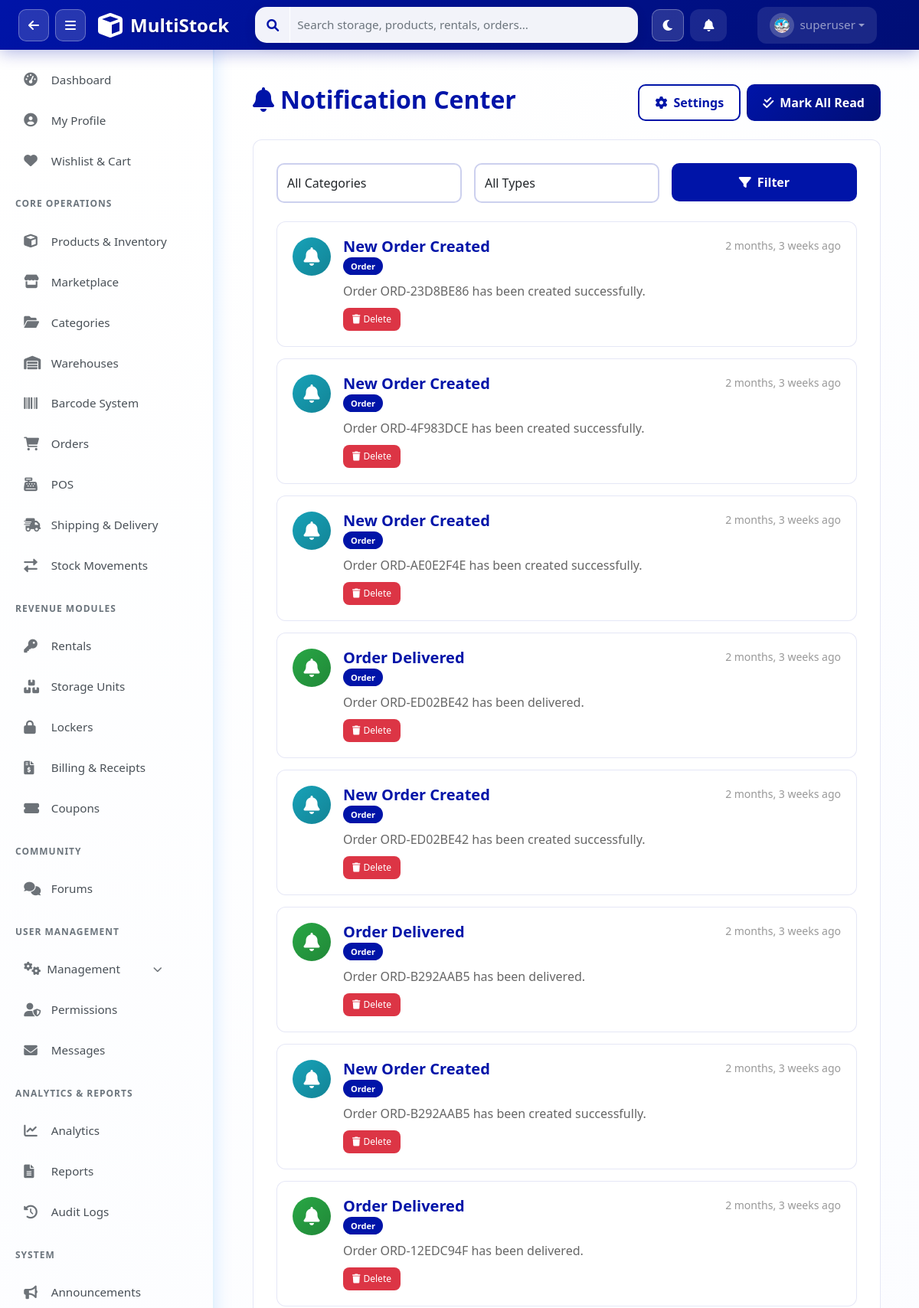
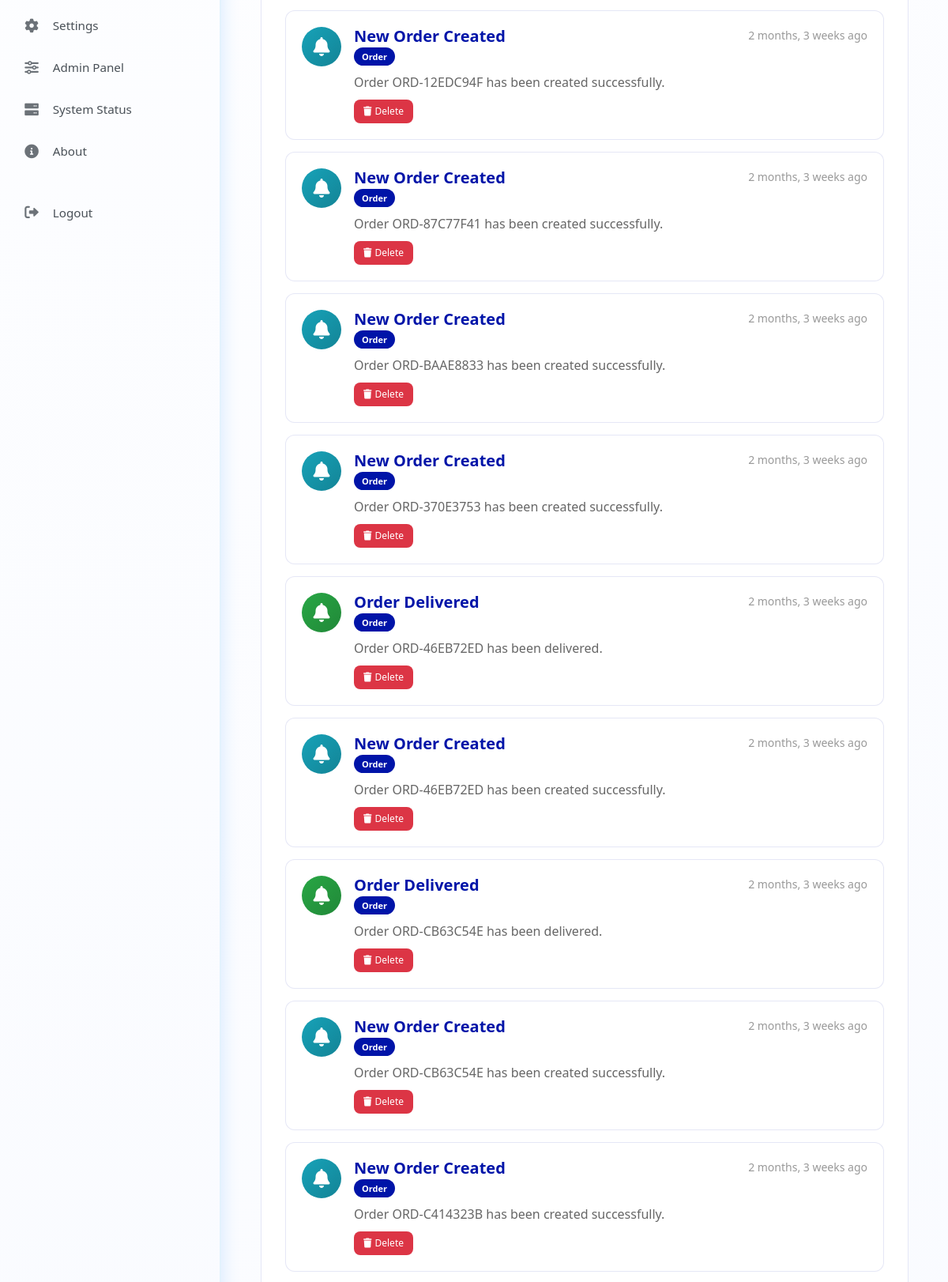
Screenshot of /api/notifications/ (signed in, upper part) with the database file from the repository (2 pictures, top to bottom).
### apps/users/models.py (models this page shows, shortened)
class UserProfile(models.Model):
    ROLE_CHOICES = [
        ('superadmin', 'SuperAdmin'),
        ('admin', 'Admin'),
        ('manager', 'Manager'),
        ('staff', 'Staff'),
        ('customer', 'Customer'),
    ]
    user = models.OneToOneField(User, on_delete=models.CASCADE, related_name='profile')
    role = models.CharField(max_length=20, choices=ROLE_CHOICES, default='staff')
    phone = models.CharField(max_length=20, blank=True)
    department = models.CharField(max_length=100, blank=True)
    employee_id = models.CharField(max_length=50, blank=True, unique=True, null=True)
    avatar = models.ImageField(upload_to='avatars/', blank=True, null=True)
    avatar_url = models.CharField(max_length=500, blank=True, null=True)
    bio = models.TextField(blank=True)
    is_active = models.BooleanField(default=True)
    last_login_ip = models.GenericIPAddressField(blank=True, null=True)
    created_at = models.DateTimeField(auto_now_add=True)
    updated_at = models.DateTimeField(auto_now=True)
    class Meta:
        app_label = 'users'
        verbose_name = 'User Profile'
        verbose_name_plural = 'User Profiles'

### apps/notifications/models.py (models this page shows, shortened)
class Notification(models.Model):
    TYPES = [
        ('info', 'Information'),
        ('warning', 'Warning'),
        ('error', 'Error'),
        ('success', 'Success'),
        ('alert', 'Alert'),
    ]
    CATEGORIES = [
        ('system', 'System'),
        ('order', 'Order'),
        ('stock', 'Stock'),
        ('user', 'User'),
        ('message', 'Message'),
        ('payment', 'Payment'),
    ]
    user = models.ForeignKey(User, on_delete=models.CASCADE, related_name='notifications')
    title = models.CharField(max_length=200)
    message = models.TextField()
    type = models.CharField(max_length=20, choices=TYPES, default='info')
    category = models.CharField(max_length=20, choices=CATEGORIES, default='system')
    link = models.CharField(max_length=500, blank=True)
    icon = models.CharField(max_length=50, blank=True)
    is_read = models.BooleanField(default=False)
    is_archived = models.BooleanField(default=False)
    read_at = models.DateTimeField(blank=True, null=True)
    created_at = models.DateTimeField(auto_now_add=True)
    class Meta:
        ordering = ['-created_at']
        indexes = [models.Index(fields=['user', 'is_read'])]

### apps/notifications/views.py (the view)
# urls.py: path('', views.notification_center, name='center'),
@login_required
def notification_center(request):
    category_filter = request.GET.get('category', '')
    type_filter = request.GET.get('type', '')
    notifications = request.user.notifications.filter(is_archived=False)
    if category_filter:
        notifications = notifications.filter(category=category_filter)
    if type_filter:
        notifications = notifications.filter(type=type_filter)
    paginator = Paginator(notifications, 20)
    page = request.GET.get('page', 1)
    notifications_page = paginator.get_page(page)
    return render(request, 'notifications/center.html', {
        'notifications': notifications_page,
        'category_filter': category_filter,
        'type_filter': type_filter
    })

### apps/permissions/context_processors.py (called while the page is built)
def user_permissions(request):
    if not request.user.is_authenticated:
        return {'user_role': 'guest', 'permissions': {}}
    user_role = get_user_role(request.user)
    permissions = PERMISSION_MATRIX.get(user_role, {})
    return {
        'user_role': user_role,
        'permissions': permissions,
    }

### templates/notifications/center.html (shortened to what this page needs)
{% extends 'base.html' %}
{% block content %}
<div class="container-fluid" style="padding:30px">
    <div class="d-flex justify-content-between align-items-center mb-4">
        <h2 style="color:#0014A8;font-weight:700"><i class="fas fa-bell me-2"></i>Notification Center</h2>
        <div class="d-flex gap-2">
            <a href="{% url 'notifications:preferences' %}" class="btn" style="background:#fff;border:2px solid #0014A8;color:#0014A8;padding:10px 20px;border-radius:10px;font-weight:600"><i class="fas fa-cog me-2"></i>Settings</a>
            <button class="btn" style="background:linear-gradient(135deg,#0014A8,#000E75);color:#fff;padding:10px 20px;border-radius:10px;font-weight:600" onclick="markAllRead()"><i class="fas fa-check-double me-2"></i>Mark All Read</button>
        </div>
    </div>
    <div style="background:#fff;border:1px solid rgba(0,20,168,0.1);border-radius:12px;padding:30px">
        <form method="get" class="mb-4">
            <div class="row g-3">
                <div class="col-md-4">
                    <select name="category" class="form-control" style="border:2px solid rgba(0,20,168,0.2);border-radius:10px;padding:12px">
                        <option value="">All Categories</option>
                    </select>
                </div>
                <div class="col-md-4">
                    <select name="type" class="form-control" style="border:2px solid rgba(0,20,168,0.2);border-radius:10px;padding:12px">
                        <option value="">All Types</option>
                    </select>
                </div>
                <div class="col-md-4">
                    <button type="submit" class="btn w-100" style="background:#0014A8;color:#fff;padding:12px;border-radius:10px;font-weight:600"><i class="fas fa-filter me-2"></i>Filter</button>
                </div>
            </div>
        </form>
        {% for notif in notifications %}
        <div class="notif-card {% if not notif.is_read %}unread{% endif %}" id="notif-{{ notif.id }}">
            <div class="d-flex align-items-start">
                <div class="notif-icon icon-{{ notif.type }} me-3">
                    <i class="fas fa-{{ notif.icon|default:'bell' }}"></i>
                </div>
                <div class="flex-grow-1">
                    <div class="d-flex justify-content-between align-items-start mb-2">
                        <div>
                            <h5 style="color:#0014A8;font-weight:700;margin:0">{{ notif.title }}</h5>
                            <span class="category-badge cat-{{ notif.category }}">{{ notif.get_category_display }}</span>
                        </div>
                        <small style="color:#999">{{ notif.created_at|timesince }} ago</small>
                    </div>
                    <p style="color:#666;margin:10px 0">{{ notif.message }}</p>
                    <div class="d-flex gap-2">
                        <button class="btn-action btn-delete" onclick="deleteNotif({{ notif.id }})"><i class="fas fa-trash me-1"></i>Delete</button>
                    </div>
                </div>
            </div>
        </div>
        {% empty %}
        <div style="text-align:center;padding:60px 20px">
            <i class="fas fa-bell-slash" style="font-size:64px;color:#ddd;margin-bottom:20px"></i>
            <p style="color:#999">No notifications</p>
        </div>
        {% endfor %}
    </div>
</div>
{% endblock %}

### templates/components/navbar_actions.html (shortened to what this page needs)
<div class="navbar-nav d-flex align-items-center">
    <button class="btn btn-link text-white me-2 px-3 py-2 position-relative"
        style="border-radius: 12px; background: rgba(255,255,255,0.1); transition: all 0.3s ease;" title="Notifications"
        onclick="toggleNotifications()" id="notificationBtn">
        <i class="fas fa-bell" id="notificationIcon"></i>
    </button>
    <div class="nav-item dropdown">
        <a class="nav-link dropdown-toggle d-flex align-items-center" href="#" role="button" data-bs-toggle="dropdown"
            style="background: rgba(255,255,255,0.1); border-radius: 12px; padding: 8px 16px; transition: all 0.3s ease;">
            <div class="me-2"
                style="background: rgba(255,255,255,0.2); padding: 6px; border-radius: 50%; width: 32px; height: 32px; display: flex; align-items: center; justify-content: center;">
                {% with avatar_url=user.customer_profile.avatar_url|default:user.profile.avatar_url|default:'' %}
                    {% if avatar_url %}
                    <img src="{{ avatar_url }}" id="navbarUserPhoto" onerror="this.style.display='none';this.nextElementSibling.style.display='flex';"
                    style="width: 20px; height: 20px; border-radius: 50%; object-fit: cover;">
                    {% else %}
                    <i class="fas fa-user" style="font-size: 0.9rem;" id="navbarUserIcon"></i>
                    {% endif %}
                {% endwith %}
            </div>
            <span style="font-weight: 500;">{{ user.username }}</span>
        </a>
    </div>
</div>

### static/css/multistock.css (style rules this page uses)
body { background: linear-gradient(135deg, #ffffff 0%, #f8faff 100%); }

### static/css/sidebar.css (style rules this page uses)
.nav-item, .nav-header { display: flex; align-items: center; padding: 0.85rem 1.2rem; color: #495057; text-decoration: none; transition: all 0.3s ease; cursor: pointer; border-radius: 10px; margin: 3px 12px; font-weight: 500; font-size: 0.95rem; }
body { display: flex; flex-direction: column; min-height: 100vh; }

### templates/notifications/center.html (style rules this page uses)
.notif-card { background:#fff;border:1px solid rgba(0,20,168,0.1);border-radius:12px;padding:20px;margin-bottom:15px;transition:all .3s;position:relative }
.notif-icon { width:50px;height:50px;border-radius:50%;display:flex;align-items:center;justify-content:center;font-size:24px }
.icon-info { background:linear-gradient(135deg,#17a2b8,#138496);color:#fff }
.icon-success { background:linear-gradient(135deg,#28a745,#218838);color:#fff }
.category-badge { padding:4px 10px;border-radius:15px;font-size:11px;font-weight:600 }
.cat-order { background:#0014A8;color:#fff }
.btn-action { padding:6px 12px;border-radius:8px;font-size:12px;border:none;transition:all .3s }
.btn-delete { background:#dc3545;color:#fff }

### templates/base.html (style rules this page uses)
.btn { border-radius: 8px; font-weight: 500; }
.form-control, .form-select { border-radius: 8px; }

### rows the page displays
UserProfile: avatar_url (picture)
Notification: title "New Order Created", category "Order", created_at "2 months, 3 weeks", message "Order ORD-23D8BE86 has been created successfully."
Notification: title "New Order Created", category "Order", created_at "2 months, 3 weeks", message "Order ORD-4F983DCE has been created successfully."
Notification: title "New Order Created", category "Order", created_at "2 months, 3 weeks", message "Order ORD-AE0E2F4E has been created successfully."
Notification: title "Order Delivered", category "Order", created_at "2 months, 3 weeks", message "Order ORD-ED02BE42 has been delivered."
Notification: title "New Order Created", category "Order", created_at "2 months, 3 weeks", message "Order ORD-ED02BE42 has been created successfully."
Notification: title "Order Delivered", category "Order", created_at "2 months, 3 weeks", message "Order ORD-B292AAB5 has been delivered."
Notification: title "New Order Created", category "Order", created_at "2 months, 3 weeks", message "Order ORD-B292AAB5 has been created successfully."
Notification: title "Order Delivered", category "Order", created_at "2 months, 3 weeks", message "Order ORD-12EDC94F has been delivered."
Notification: title "New Order Created", category "Order", created_at "2 months, 3 weeks", message "Order ORD-12EDC94F has been created successfully."
Notification: title "New Order Created", category "Order", created_at "2 months, 3 weeks", message "Order ORD-87C77F41 has been created successfully."
Notification: title "New Order Created", category "Order", created_at "2 months, 3 weeks", message "Order ORD-BAAE8833 has been created successfully."
Notification: title "New Order Created", category "Order", created_at "2 months, 3 weeks", message "Order ORD-370E3753 has been created successfully."
Notification: title "Order Delivered", category "Order", created_at "2 months, 3 weeks", message "Order ORD-46EB72ED has been delivered."
Notification: title "New Order Created", category "Order", created_at "2 months, 3 weeks", message "Order ORD-46EB72ED has been created successfully."
Notification: title "Order Delivered", category "Order", created_at "2 months, 3 weeks", message "Order ORD-CB63C54E has been delivered."
Notification: title "New Order Created", category "Order", created_at "2 months, 3 weeks", message "Order ORD-CB63C54E has been created successfully."
Notification: title "New Order Created", category "Order", created_at "2 months, 3 weeks", message "Order ORD-C414323B has been created successfully."

### other values shown
{{ user.username }} "superuser"
